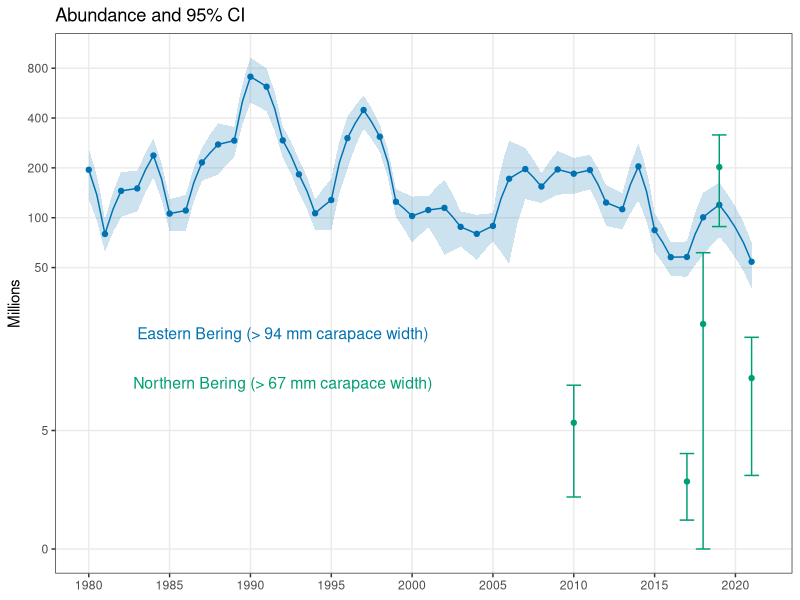
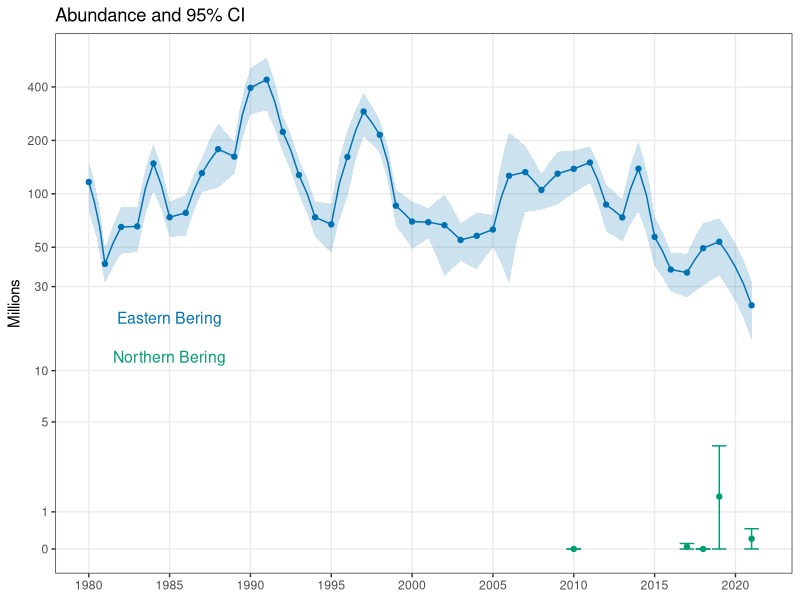
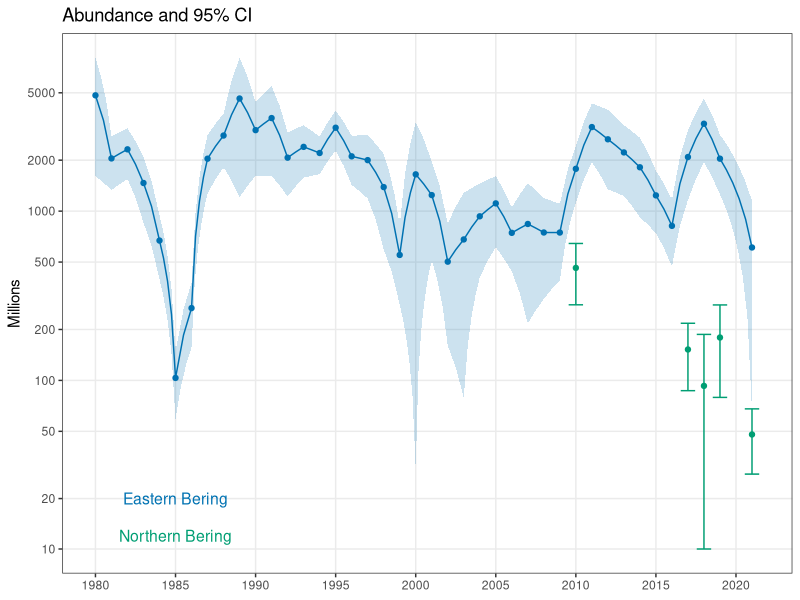
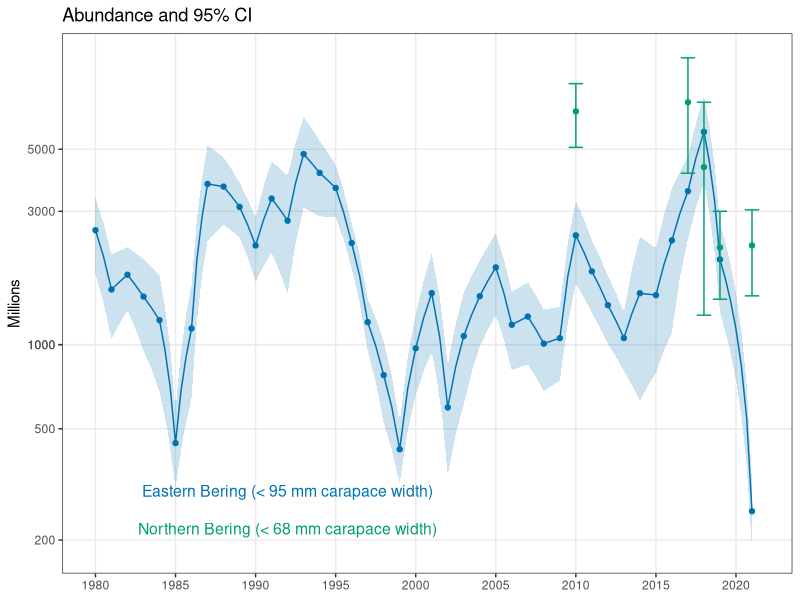
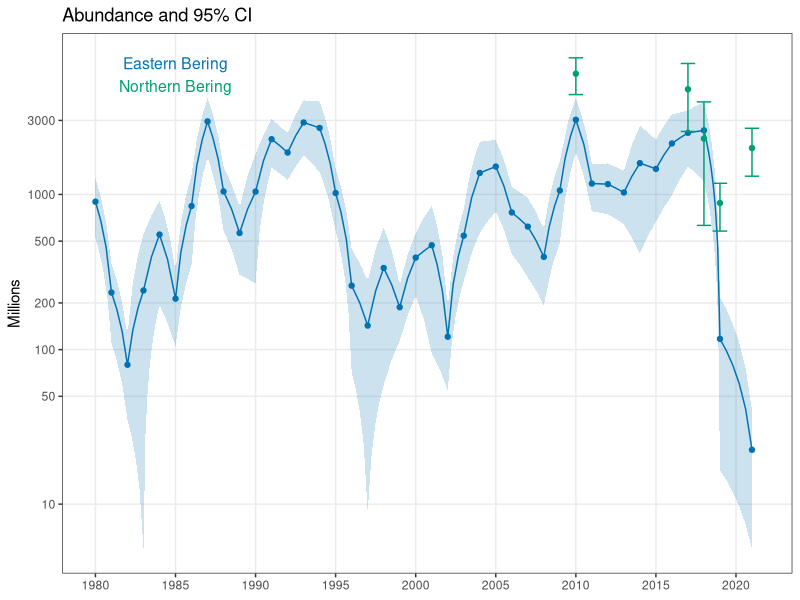
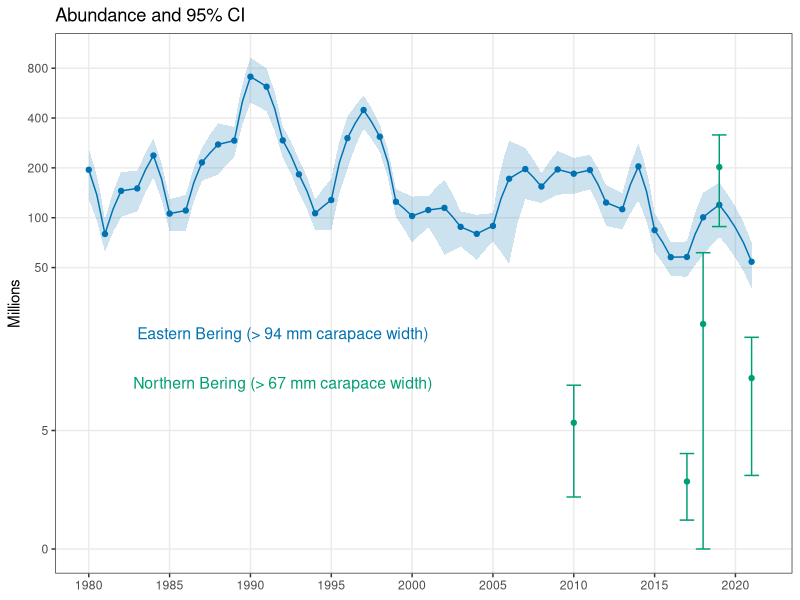
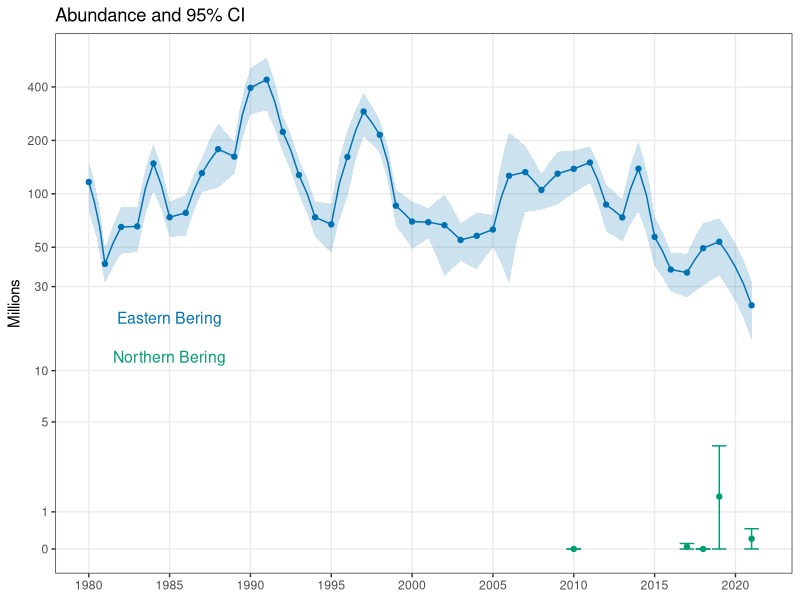
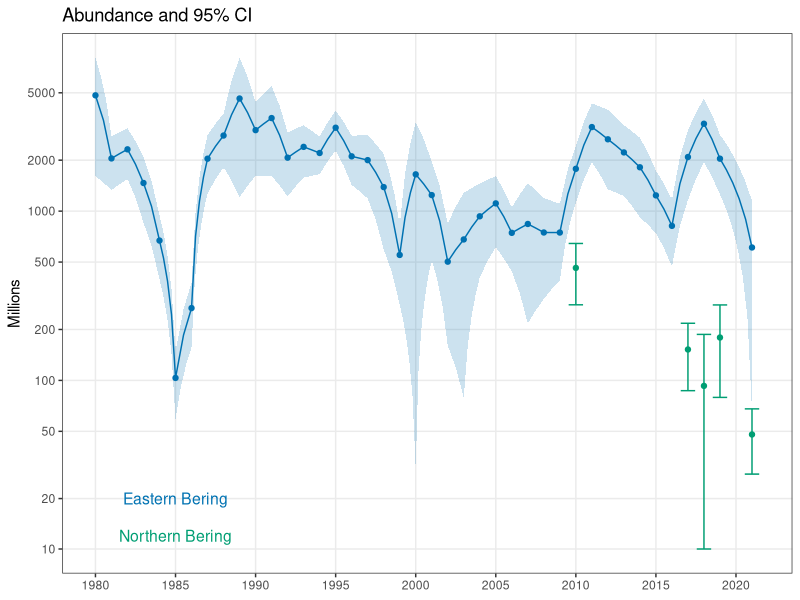

Write R code to recreate these figures, in order.
# plot abundance time series

library(tidyverse)
cb <- c("#000000", "#E69F00", "#56B4E9", "#009E73", "#F0E442", "#0072B2", "#D55E00", "#CC79A7")

theme_set(theme_bw())

sc <- read.csv("./data/snow_crab_abundance.csv")

head(sc)

# remove CIs
drop <- grep("CV", names(sc))
sc <- sc[,-drop]

# and convert to millions
sc[,2:ncol(sc)] <- sc[,2:ncol(sc)]/1e6

# clean up names
names(sc)[1] <- "year"

# add NBS
nbs <- read.csv("./data/NBS_SC_abundance.csv")

# remove CIs
drop <- grep("CV", names(nbs))
nbs <- nbs[,-drop]

# and convert to millions
nbs[,2:ncol(nbs)] <- nbs[,2:ncol(nbs)]/1e6

# clean up names
names(nbs)[1] <- "year"

# combine for mature male
d1 <- sc %>%
  select(year, NUM_MALE_GE95, CI_NUM_MALE_GE95) %>%
  rename(est = NUM_MALE_GE95, CI = CI_NUM_MALE_GE95) %>%
  mutate(area = "EBS", LCI = est - CI, UCI = est + CI)

d2 <- nbs %>%
  select(year, NUM_MALE_GE68, CI_NUM_MALE_GE68) %>%
  rename(est = NUM_MALE_GE68, CI = CI_NUM_MALE_GE68) %>%
  mutate(area = "NBS", LCI = est - CI, UCI = est + CI)


d2$LCI <- if_else(d2$LCI < 0, 0, d2$LCI)

# mature male SC
ggplot(d1, aes(year, est)) +
  geom_line(color = cb[6]) +
  geom_point(color = cb[6]) +
  geom_ribbon(aes(ymin = LCI, ymax = UCI), alpha = 0.2, fill = cb[6]) +
  theme(axis.title.x = element_blank()) +
  scale_y_continuous(breaks=c(0,5, 50,100,200, 400, 800), minor_breaks = NULL) +
  coord_trans(y = "pseudo_log") +
  scale_x_continuous(breaks = seq(1980, 2020, 5), minor_breaks = NULL) +
  labs(title = "Abundance and 95% CI", y = "Millions") +
  geom_point(data = d2, aes(year, est), color = cb[4]) + 
  geom_errorbar(data = d2, aes(x = year, ymin = LCI, ymax = UCI), color = cb[4]) +
  annotate(geom = "text", label = "Eastern Bering (> 94 mm carapace width)", x = 1992, y = 20, color = cb[6], size = 4) +
  annotate(geom = "text", label = "Northern Bering (> 67 mm carapace width)", x = 1992, y = 10, color = cb[4], size = 4)

ggsave("./figs/mature male SC abundance TS.png", width = 6, height = 4, units = 'in')

# combine for preferred male
d1 <- sc %>%
  select(year, NUM_MALE_GE102, CI_NUM_MALE_GE102) %>%
  rename(est = NUM_MALE_GE102, CI = CI_NUM_MALE_GE102) %>%
  mutate(area = "EBS", LCI = est - CI, UCI = est + CI)

d2 <- nbs %>%
  select(year, NUM_MALE_GE102, CI_NUM_MALE_GE102) %>%
  rename(est = NUM_MALE_GE102, CI = CI_NUM_MALE_GE102) %>%
  mutate(area = "NBS", LCI = est - CI, UCI = est + CI)


d2$LCI <- if_else(d2$LCI < 0, 0, d2$LCI)


# preferred male SC
ggplot(d1, aes(year, est)) +
  geom_line(color = cb[6]) +
  geom_point(color = cb[6]) +
  geom_ribbon(aes(ymin = LCI, ymax = UCI), alpha = 0.2, fill = cb[6]) +
  theme(axis.title.x = element_blank()) +
  scale_y_continuous(breaks=c(0, 1, 5, 10, 30, 50, 100, 200, 400), minor_breaks = NULL) +
  coord_trans(y = "pseudo_log") +
  scale_x_continuous(breaks = seq(1980, 2020, 5), minor_breaks = NULL) +
  labs(title = "Abundance and 95% CI", y = "Millions") +
  geom_point(data = d2, aes(year, est), color = cb[4]) + 
  geom_errorbar(data = d2, aes(x = year, ymin = LCI, ymax = UCI), color = cb[4]) +
  annotate(geom = "text", label = "Eastern Bering", x = 1985, y = 20, color = cb[6], size = 4) +
  annotate(geom = "text", label = "Northern Bering", x = 1985, y = 12, color = cb[4], size = 4)

ggsave("./figs/preferred male SC abundance TS.png", width = 6, height = 4, units = 'in')

# combine for mature female
d1 <- sc %>%
  select(year, NUM_MATURE_FEMALE, CI_NUM_MATURE_FEMALE) %>%
  rename(est = NUM_MATURE_FEMALE, CI = CI_NUM_MATURE_FEMALE) %>%
  mutate(area = "EBS", LCI = est - CI, UCI = est + CI)

d2 <- nbs %>%
  select(year, NUM_FEMALE_MATURE, CI_NUM_FEMALE_MATURE) %>%
  rename(est = NUM_FEMALE_MATURE, CI = CI_NUM_FEMALE_MATURE) %>%
  mutate(area = "NBS", LCI = est - CI, UCI = est + CI)

d2$LCI <- if_else(d2$LCI < 10, 10, d2$LCI) # note that I'm limiting LCI minimum to 10!!
d1$LCI <- if_else(d1$LCI < 30, 30, d1$LCI) # note that I'm limiting LCI minimum to 30!!

# mature female SC
ggplot(d1, aes(year, est)) +
  geom_line(color = cb[6]) +
  geom_point(color = cb[6]) +
  geom_ribbon(aes(ymin = LCI, ymax = UCI), alpha = 0.2, fill = cb[6]) +
  theme(axis.title.x = element_blank()) +
  scale_y_continuous(breaks=c(0, 1, 5, 10, 20, 50, 100, 200, 500, 1000, 2000, 5000), minor_breaks = NULL) +
  coord_trans(y = "pseudo_log") +
  scale_x_continuous(breaks = seq(1980, 2020, 5), minor_breaks = NULL) +
  labs(title = "Abundance and 95% CI", y = "Millions") +
  geom_point(data = d2, aes(year, est), color = cb[4]) + 
  geom_errorbar(data = d2, aes(x = year, ymin = LCI, ymax = UCI), color = cb[4]) +
  annotate(geom = "text", label = "Eastern Bering", x = 1985, y = 20, color = cb[6], size = 4) +
  annotate(geom = "text", label = "Northern Bering", x = 1985, y = 12, color = cb[4], size = 4)

ggsave("./figs/mature female SC abundance TS.png", width = 6, height = 4, units = 'in')

# difference in # of individuals
d1$est[d1$year == 2018] - d1$est[d1$year == 2021] # 2672 - 2.7 billion!

# combine for immature male
d1 <- sc %>%
  select(year, NUM_MALE_LE94, CI_NUM_MALE_LE94) %>%
  rename(est = NUM_MALE_LE94, CI = CI_NUM_MALE_LE94) %>%
  mutate(area = "EBS", LCI = est - CI, UCI = est + CI)

d2 <- nbs %>%
  select(year, NUM_MALE_LE67, CI_NUM_MALE_LE67) %>%
  rename(est = NUM_MALE_LE67, CI = CI_NUM_MALE_LE67) %>%
  mutate(area = "NBS", LCI = est - CI, UCI = est + CI)



# immature male SC
ggplot(d1, aes(year, est)) +
  geom_line(color = cb[6]) +
  geom_point(color = cb[6]) +
  geom_ribbon(aes(ymin = LCI, ymax = UCI), alpha = 0.2, fill = cb[6]) +
  theme(axis.title.x = element_blank()) +
  scale_y_continuous(breaks=c(5, 20, 50, 100, 200, 500, 1000, 3000, 5000, 1000), minor_breaks = NULL) +
  coord_trans(y = "pseudo_log") +
  scale_x_continuous(breaks = seq(1980, 2020, 5), minor_breaks = NULL) +
  labs(title = "Abundance and 95% CI", y = "Millions") +
  geom_point(data = d2, aes(year, est), color = cb[4]) + 
  geom_errorbar(data = d2, aes(x = year, ymin = LCI, ymax = UCI), color = cb[4]) +
  annotate(geom = "text", label = "Eastern Bering (< 95 mm carapace width)", x = 1992, y = 300, color = cb[6], size = 4) +
  annotate(geom = "text", label = "Northern Bering (< 68 mm carapace width)", x = 1992, y = 220, color = cb[4], size = 4)

ggsave("./figs/immature male SC abundance TS.png", width = 6, height = 4, units = 'in')


# difference in # of individuals
d1$est[d1$year == 2018] - d1$est[d1$year == 2021] # 5519 - 5.5 billion!


# combine for immature female
d1 <- sc %>%
  select(year, NUM_IMMATURE_FEMALE, CI_NUM_IMMATURE_FEMALE) %>%
  rename(est = NUM_IMMATURE_FEMALE, CI = CI_NUM_IMMATURE_FEMALE) %>%
  mutate(area = "EBS", LCI = est - CI, UCI = est + CI)

d2 <- nbs %>%
  select(year, NUM_FEMALE_IMMATURE, CI_NUM_FEMALE_IMMATURE) %>%
  rename(est = NUM_FEMALE_IMMATURE, CI = CI_NUM_FEMALE_IMMATURE) %>%
  mutate(area = "NBS", LCI = est - CI, UCI = est + CI)

d1$LCI <- if_else(d1$LCI < 5, 5, d1$LCI) # note that I'm limiting LCI minimum to 5!!

# immature female SC
ggplot(d1, aes(year, est)) +
  geom_line(color = cb[6]) +
  geom_point(color = cb[6]) +
  geom_ribbon(aes(ymin = LCI, ymax = UCI), alpha = 0.2, fill = cb[6]) +
  theme(axis.title.x = element_blank()) +
  scale_y_continuous(breaks=c(10, 50, 100, 200, 500, 1000, 3000), minor_breaks = NULL) +
  coord_trans(y = "pseudo_log") +
  scale_x_continuous(breaks = seq(1980, 2020, 5), minor_breaks = NULL) +
  labs(title = "Abundance and 95% CI", y = "Millions") +
  geom_point(data = d2, aes(year, est), color = cb[4]) + 
  geom_errorbar(data = d2, aes(x = year, ymin = LCI, ymax = UCI), color = cb[4]) +
  annotate(geom = "text", label = "Eastern Bering", x = 1985, y = 7000, color = cb[6], size = 4) +
  annotate(geom = "text", label = "Northern Bering", x = 1985, y = 5000, color = cb[4], size = 4)

ggsave("./figs/immature female SC abundance TS.png", width = 6, height = 4, units = 'in')


# difference in # of individuals
d1$est[d1$year == 2018] - d1$est[d1$year == 2021] # 2566 - 2.6 billion!
